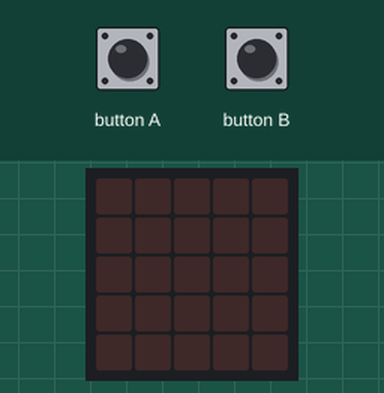
Simulated run of this program. Board: BBC micro:bit (MakeCode). On the bench: the board's 5×5 LED display. The test bench sets the inputs (shaded band).

Above: at 1.2 s.
1.3 s: button B pressed for 0.15 s
At 2.6 s:
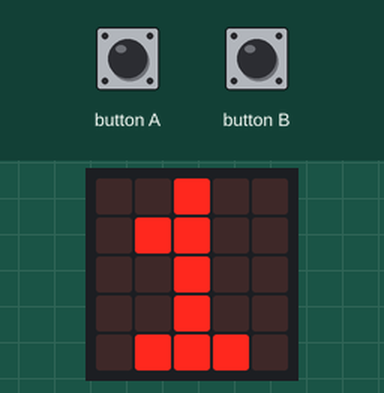
2.9 s: button B pressed for 0.15 s
At 3.9 s:
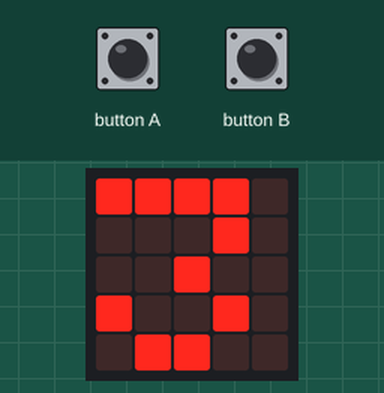
Timing chart, 0 to 5.9 s (numbered marks = the images above; inputs shaded):
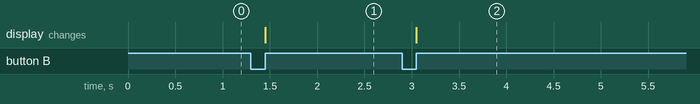

Measured:
- after the input at 1.3 s, the display: changes after 0.15 s (image 1)
- after the input at 2.9 s, the display: changes after 0.15 s (image 2)

The program:

main.ts
```typescript
let Départ = 0
let Temps_écoulé = 0
input.onButtonPressed(Button.A, function () {
    Départ = 0
    Départ = input.runningTime()
})
input.onButtonPressed(Button.B, function () {
    Temps_écoulé = input.runningTime() - Départ
    basic.showNumber(Math.idiv(Temps_écoulé, 1000))
})
```

test.ts
```typescript
// les tests vont ici ; cela ne sera pas compilé si ce paquet est utilisé en tant qu'extension.
```
